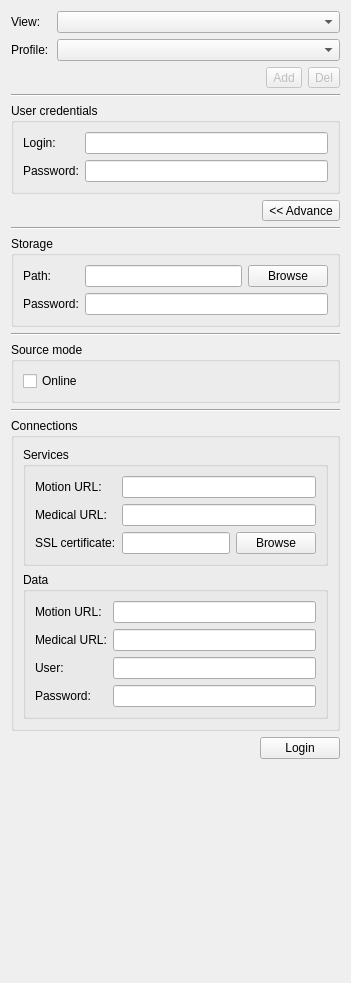
     <widget class="QWidget" name="loginTab">
      <attribute name="title">
       <string>Login</string>
      </attribute>
      <layout class="QVBoxLayout" name="verticalLayout_3">
       <item>
        <layout class="QFormLayout" name="formLayout_3">
         <item row="0" column="0">
          <widget class="QLabel" name="viewLabel">
           <property name="text">
            <string>View:</string>
           </property>
          </widget>
         </item>
         <item row="0" column="1">
          <widget class="QComboBox" name="viewComboBox"/>
         </item>
         <item row="1" column="0">
          <widget class="QLabel" name="profileLabel">
           <property name="text">
            <string>Profile:</string>
           </property>
          </widget>
         </item>
         <item row="1" column="1">
          <widget class="QComboBox" name="profileComboBox"/>
         </item>
         <item row="2" column="0">
          <spacer name="horizontalSpacer_8">
           <property name="orientation">
            <enum>Qt::Horizontal</enum>
           </property>
           <property name="sizeHint" stdset="0">
            <size>
             <width>40</width>
             <height>20</height>
            </size>
           </property>
          </spacer>
         </item>
         <item row="2" column="1">
          <layout class="QHBoxLayout" name="horizontalLayout_3">
           <item>
            <spacer name="horizontalSpacer_10">
             <property name="orientation">
              <enum>Qt::Horizontal</enum>
             </property>
             <property name="sizeHint" stdset="0">
              <size>
               <width>40</width>
               <height>20</height>
              </size>
             </property>
            </spacer>
           </item>
           <item>
            <layout class="QHBoxLayout" name="horizontalLayout_8">
             <item>
              <widget class="QToolButton" name="addProfileToolButton">
               <property name="enabled">
                <bool>false</bool>
               </property>
               <property name="text">
                <string>Add</string>
               </property>
              </widget>
             </item>
             <item>
              <widget class="QToolButton" name="removeProfileToolButton">
               <property name="enabled">
                <bool>false</bool>
               </property>
               <property name="text">
                <string>Del</string>
               </property>
              </widget>
             </item>
            </layout>
           </item>
          </layout>
         </item>
        </layout>
       </item>
       <item>
        <widget class="Line" name="line">
         <property name="sizePolicy">
          <sizepolicy hsizetype="Expanding" vsizetype="Fixed">
           <horstretch>0</horstretch>
           <verstretch>0</verstretch>
          </sizepolicy>
         </property>
         <property name="orientation">
          <enum>Qt::Horizontal</enum>
         </property>
        </widget>
       </item>
       <item>
        <widget class="QGroupBox" name="loginUserCredentialsGroupBox">
         <property name="title">
          <string>User credentials</string>
         </property>
         <layout class="QFormLayout" name="formLayout">
          <item row="0" column="0">
           <widget class="QLabel" name="loginLabel">
            <property name="text">
             <string>Login:</string>
            </property>
           </widget>
          </item>
          <item row="0" column="1">
           <widget class="QLineEdit" name="loginLineEdit"/>
          </item>
          <item row="1" column="0">
           <widget class="QLabel" name="passwordLabel">
            <property name="text">
             <string>Password:</string>
            </property>
           </widget>
          </item>
          <item row="1" column="1">
           <widget class="QLineEdit" name="passwordLineEdit">
            <property name="echoMode">
             <enum>QLineEdit::Password</enum>
            </property>
           </widget>
          </item>
         </layout>
        </widget>
       </item>
       <item>
        <layout class="QHBoxLayout" name="horizontalLayout_2">
         <item>
          <spacer name="horizontalSpacer">
           <property name="orientation">
            <enum>Qt::Horizontal</enum>
           </property>
           <property name="sizeHint" stdset="0">
            <size>
             <width>40</width>
             <height>20</height>
            </size>
           </property>
          </spacer>
         </item>
         <item>
          <widget class="QToolButton" name="advanceToolButton">
           <property name="text">
            <string>&lt;&lt; Advance</string>
           </property>
           <property name="checkable">
            <bool>true</bool>
           </property>
           <property name="checked">
            <bool>false</bool>
           </property>
          </widget>
         </item>
        </layout>
       </item>
       <item>
        <widget class="Line" name="line_16">
         <property name="sizePolicy">
          <sizepolicy hsizetype="Expanding" vsizetype="Fixed">
           <horstretch>0</horstretch>
           <verstretch>0</verstretch>
          </sizepolicy>
         </property>
         <property name="orientation">
          <enum>Qt::Horizontal</enum>
         </property>
        </widget>
       </item>
       <item>
        <widget class="QGroupBox" name="loginStorageGroupBox">
         <property name="title">
          <string>Storage</string>
         </property>
         <layout class="QFormLayout" name="formLayout_2">
          <item row="0" column="0">
           <widget class="QLabel" name="storagePathLabel">
            <property name="text">
             <string>Path:</string>
            </property>
           </widget>
          </item>
          <item row="0" column="1">
           <layout class="QHBoxLayout" name="horizontalLayout">
            <item>
             <widget class="QLineEdit" name="storagePathLineEdit"/>
            </item>
            <item>
             <widget class="QPushButton" name="browseStorageFilePushButton">
              <property name="text">
               <string>Browse</string>
              </property>
             </widget>
            </item>
           </layout>
          </item>
          <item row="1" column="0">
           <widget class="QLabel" name="storagePasswordLabel">
            <property name="text">
             <string>Password:</string>
            </property>
           </widget>
          </item>
          <item row="1" column="1">
           <widget class="QLineEdit" name="storagePasswordLineEdit">
            <property name="echoMode">
             <enum>QLineEdit::Password</enum>
            </property>
           </widget>
          </item>
         </layout>
        </widget>
       </item>
       <item>
        <widget class="Line" name="line_17">
         <property name="sizePolicy">
          <sizepolicy hsizetype="Expanding" vsizetype="Fixed">
           <horstretch>0</horstretch>
           <verstretch>0</verstretch>
          </sizepolicy>
         </property>
         <property name="orientation">
          <enum>Qt::Horizontal</enum>
         </property>
        </widget>
       </item>
       <item>
        <widget class="QGroupBox" name="loginSourceModeGroupBox">
         <property name="title">
          <string>Source mode</string>
         </property>
         <layout class="QHBoxLayout" name="horizontalLayout_4">
          <item>
           <widget class="QCheckBox" name="onlineModeCheckBox">
            <property name="text">
             <string>Online</string>
            </property>
           </widget>
          </item>
          <item>
           <spacer name="horizontalSpacer_4">
            <property name="orientation">
             <enum>Qt::Horizontal</enum>
            </property>
            <property name="sizeHint" stdset="0">
             <size>
              <width>40</width>
              <height>20</height>
             </size>
            </property>
           </spacer>
          </item>
         </layout>
        </widget>
       </item>
       <item>
        <widget class="Line" name="line_18">
         <property name="sizePolicy">
          <sizepolicy hsizetype="Expanding" vsizetype="Fixed">
           <horstretch>0</horstretch>
           <verstretch>0</verstretch>
          </sizepolicy>
         </property>
         <property name="orientation">
          <enum>Qt::Horizontal</enum>
         </property>
        </widget>
       </item>
       <item>
        <widget class="QGroupBox" name="loginConnectionsGroupBox">
         <property name="title">
          <string>Connections</string>
         </property>
         <layout class="QVBoxLayout" name="verticalLayout_2">
          <item>
           <widget class="QGroupBox" name="loginServicesGroupBox">
            <property name="title">
             <string>Services</string>
            </property>
            <layout class="QFormLayout" name="formLayout_20">
             <item row="0" column="0">
              <widget class="QLabel" name="motionServiceURLLabel">
               <property name="text">
                <string>Motion URL:</string>
               </property>
              </widget>
             </item>
             <item row="0" column="1">
              <widget class="QLineEdit" name="motionServiceURLLineEdit"/>
             </item>
             <item row="1" column="0">
              <widget class="QLabel" name="medicalServiceURLLabel">
               <property name="text">
                <string>Medical URL:</string>
               </property>
              </widget>
             </item>
             <item row="1" column="1">
              <widget class="QLineEdit" name="medicaServicelURLLineEdit"/>
             </item>
             <item row="2" column="0">
              <widget class="QLabel" name="servicesCertificatPathLabel">
               <property name="text">
                <string>SSL certificate:</string>
               </property>
              </widget>
             </item>
             <item row="2" column="1">
              <layout class="QHBoxLayout" name="horizontalLayout_7">
               <item>
                <widget class="QLineEdit" name="servicesCertificatePathLineEdit"/>
               </item>
               <item>
                <widget class="QPushButton" name="browseServicesCertificatePathPushButton">
                 <property name="text">
                  <string>Browse</string>
                 </property>
                </widget>
               </item>
              </layout>
             </item>
            </layout>
           </widget>
          </item>
          <item>
           <widget class="QGroupBox" name="loginDataGroupBox">
            <property name="title">
             <string>Data</string>
            </property>
            <layout class="QFormLayout" name="formLayout_4">
             <item row="0" column="0">
              <widget class="QLabel" name="motionDataURLLabel">
               <property name="text">
                <string>Motion URL:</string>
               </property>
              </widget>
             </item>
             <item row="0" column="1">
              <widget class="QLineEdit" name="motionDataURLLineEdit">
               <property name="text">
                <string/>
               </property>
              </widget>
             </item>
             <item row="1" column="0">
              <widget class="QLabel" name="medicalDataURLLabel">
               <property name="text">
                <string>Medical URL:</string>
               </property>
              </widget>
             </item>
             <item row="1" column="1">
              <widget class="QLineEdit" name="medicalDataURLLineEdit">
               <property name="text">
                <string/>
               </property>
              </widget>
             </item>
             <item row="2" column="0">
              <widget class="QLabel" name="motionDataUserLabel">
               <property name="text">
                <string>User:</string>
               </property>
              </widget>
             </item>
             <item row="2" column="1">
              <widget class="QLineEdit" name="dataUserLineEdit"/>
             </item>
             <item row="3" column="0">
              <widget class="QLabel" name="motionDataPasswordLabel">
               <property name="text">
                <string>Password:</string>
               </property>
              </widget>
             </item>
             <item row="3" column="1">
              <widget class="QLineEdit" name="dataPasswordLineEdit">
               <property name="echoMode">
                <enum>QLineEdit::Password</enum>
               </property>
              </widget>
             </item>
            </layout>
           </widget>
          </item>
         </layout>
        </widget>
       </item>
       <item>
        <layout class="QHBoxLayout" name="horizontalLayout_9">
         <item>
          <spacer name="horizontalSpacer_3">
           <property name="orientation">
            <enum>Qt::Horizontal</enum>
           </property>
           <property name="sizeHint" stdset="0">
            <size>
             <width>40</width>
             <height>20</height>
            </size>
           </property>
          </spacer>
         </item>
         <item>
          <widget class="QPushButton" name="loginPushButton">
           <property name="text">
            <string>Login</string>
           </property>
          </widget>
         </item>
        </layout>
       </item>
       <item>
        <spacer name="verticalSpacer">
         <property name="orientation">
          <enum>Qt::Vertical</enum>
         </property>
         <property name="sizeHint" stdset="0">
          <size>
           <width>20</width>
           <height>213</height>
          </size>
         </property>
        </spacer>
       </item>
      </layout>
     </widget>
